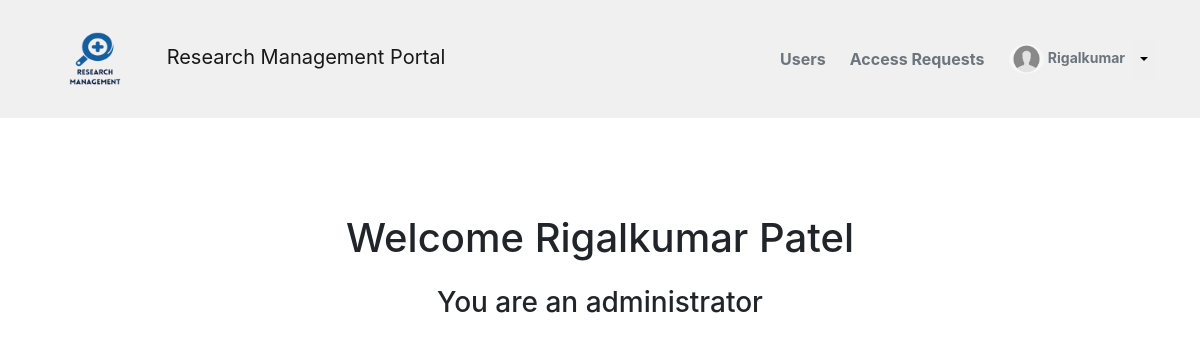
Screenshot of /welcome/ (signed in) with the database file from the repository.
### user_management_module/models.py (models this page shows, shortened)
class User(AbstractUser):
    email = models.EmailField(unique=True)
    username = models.CharField(null=True, max_length=30)
    bio = models.TextField(null = True, blank=True)
    head_of_department = models.BooleanField(default=False)
    department = models.ForeignKey(Department, on_delete=models.SET_NULL, null=True, default=None)
    date_of_birth = models.DateField(null=True, blank=False)
    phone_number = PhoneNumberField(null=True)
    avatar = models.ImageField(null=True, default='blank.png')
    USERNAME_FIELD = 'email'
    REQUIRED_FIELDS = ['username','first_name','last_name']
    def get_full_name(self) -> str:
        return super().get_full_name()

### user_management_module/views.py (the view)
# urls.py: path('welcome/', views.welcome, name='welcome'),
def welcome(request):
    return render(request, 'user_management_module/welcome.html', {})

### user_management_module/templates/user_management_module/welcome.html
{% extends 'base.html' %}
{% block content %}
    <section class="p-5 m-5">
        {% if user.is_superuser %}
        <h1 class="text-center mb-4">Welcome {{user.get_full_name}}</h1>
        <h3 class="text-center mb-4">You are an administrator</h3>
        {% elif user.head_of_department %}
        <h1 class="text-center mb-4">Welcome {{user.get_full_name}}</h1>
        <h3 class="text-center mb-4">You are head of the Department: {{user.department}}</h3>
        {% else %}
        <h1 class="text-center mb-4">Welcome {{user.get_full_name}}</h1>
        <h3 class="text-center mb-4">You are a regular user</h3>
        {% endif %}
    </section>
{% endblock content %}

### templates/navbar.html (shortened to what this page needs)
{% load static %}
{% if request.user.is_authenticated %}
<nav class="navbar navbar-expand-lg navbar-light py-1" style="background-color: #F0F0F0;">
    <div class="container">
        <a href="{% url 'welcome' %}" class="navbar-brand">
            <img src="{% static 'images/Logo.png' %}" alt="logo" height="100" width="100" class="navbar-brand">
            Research Management Portal
        </a>
        <div class="collapse navbar-collapse justify-content-end" id="navmenu">
            <ul class="navbar-nav ms-auto d-flex">
                {% if request.user.is_superuser or request.user.is_hod %}
                <li class="nav-item align-self-start">
                    <a href="{% url 'users' %}" class="nav-link text-secondary mr-2 font-weight-bold" style="color: #A9A9A9;">Users</a>
                </li>
                {% if request.user.is_superuser %}
                <li class="nav-item align-self-start">
                    <a href="{% url 'access-requests' %}" class="nav-link text-secondary mr-2 font-weight-bold" style="color: #A9A9A9;">Access Requests</a>
                </li>
                {% endif %}
                {% endif %}
                <li class="nav-item align-self-start">
                    <div class="btn-group">
                        <a href="{% url 'profile' request.user.id %}" class="btn btn-sm font-weight-bold text-secondary" style="color: #A9A9A9;"><img src="{{request.user.avatar.url}}" class="rounded-circle" height="30" width="35" alt=""> {{request.user.first_name}}</a>
                        <button type="button" class="btn dropdown-toggle dropdown-toggle-split" data-bs-toggle="dropdown" aria-expanded="false">
                        </button>
                    </div>
                </li>
            </ul>
        </div>
    </div>
</nav>
{% endif %}

### rows the page displays
User: user.avatar (placeholder picture), user.first_name "Rigalkumar", get_full_name "Rigalkumar Patel"
